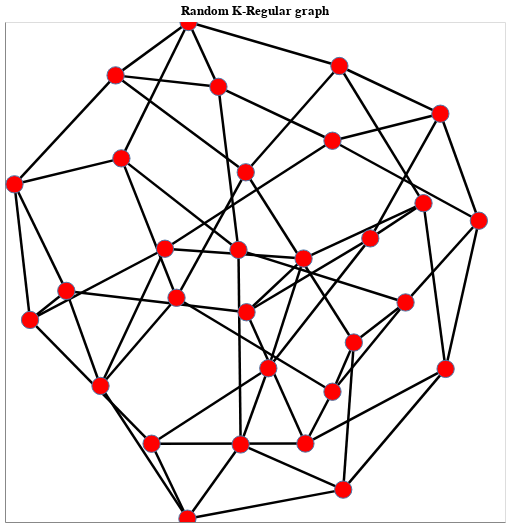

Notebook code for this chart:
### Code cell
chart2 = VisualizeGraph(base_k_regular, "Random K-Regular graph")
chart2

### Figure 1 — Vega-Lite specification as saved in the notebook (floating-point values rounded to 4 significant figures)
{"config": {"view": {"continuousWidth": 400, "continuousHeight": 300}}, "layer": [{"data": {"name": "data-d743150990f098298192257ae70136c0"}, "mark": {"type": "line", "color": "black", "opacity": 1}, "encoding": {"detail": {"type": "quantitative", "field": "edge"}, "size": {"type": "nominal", "field": "weight", "legend": null}, "x": {"type": "quantitative", "axis": {"grid": false, "labels": false, "ticks": false, "title": ""}, "field": "x"}, "y": {"type": "quantitative", "axis": {"grid": false, "labels": false, "ticks": false, "title": ""}, "field": "y"}}, "selection": {"selector002": {"type": "interval", "bind": "scales", "encodings": ["x", "y"]}}}, {"data": {"name": "data-ba2be5fb2c3af1e5e1ce3de8d9910637"}, "mark": {"type": "point", "fill": "red", "opacity": 1, "size": 300, "strokeWidth": 1.0}, "encoding": {"x": {"type": "quantitative", "axis": {"grid": false, "labels": false, "ticks": false}, "field": "x"}, "y": {"type": "quantitative", "axis": {"grid": false, "labels": false, "ticks": false}, "field": "y"}}}], "height": 500, "title": "Random K-Regular graph", "width": 500, "$schema": "https://vega.github.io/schema/vega-lite/v4.8.1.json", "datasets": {"data-d743150990f098298192257ae70136c0": [{"edge": 0, "x": -0.7547, "y": -0.07563, "pair": [9, 26], "source": 9, "target": 26}, {"edge": 0, "x": -0.8998, "y": -0.1918, "pair": [9, 26], "source": 9, "target": 26}, {"edge": 1, "x": -0.7547, "y": -0.07563, "pair": [9, 4], "source": 9, "target": 4}, {"edge": 1, "x": -0.03391, "y": -0.161, "pair": [9, 4], "source": 9, "target": 4}, {"edge": 2, "x": -0.7547, "y": -0.07563, "pair": [9, 24], "source": 9, "target": 24}, {"edge": 2, "x": -0.618, "y": -0.4558, "pair": [9, 24], "source": 9, "target": 24}, {"edge": 3, "x": -0.7547, "y": -0.07563, "pair": [9, 7], "source": 9, "target": 7}, {"edge": 3, "x": -0.9622, "y": 0.3507, "pair": [9, 7], "source": 9, "target": 7}, {"edge": 4, "x": -0.8998, "y": -0.1918, "pair": [26, 14], "source": 26, "target": 14}, {"edge": 4, "x": -0.4136, "y": -0.687, "pair": [26, 14], "source": 26, "target": 14}, {"edge": 5, "x": -0.8998, "y": -0.1918, "pair": [26, 6], "source": 26, "target": 6}, {"edge": 5, "x": -0.3602, "y": 0.09305, "pair": [26, 6], "source": 26, "target": 6}, {"edge": 6, "x": -0.8998, "y": -0.1918, "pair": [26, 7], "source": 26, "target": 7}, {"edge": 6, "x": -0.9622, "y": 0.3507, "pair": [26, 7], "source": 26, "target": 7}, {"edge": 7, "x": -0.05744, "y": -0.6899, "pair": [12, 27], "source": 12, "target": 27}, {"edge": 7, "x": -0.2703, "y": -0.9867, "pair": [12, 27], "source": 12, "target": 27}, {"edge": 8, "x": -0.05744, "y": -0.6899, "pair": [12, 11], "source": 12, "target": 11}, {"edge": 8, "x": -0.06612, "y": 0.08833, "pair": [12, 11], "source": 12, "target": 11}, {"edge": 9, "x": -0.05744, "y": -0.6899, "pair": [12, 15], "source": 12, "target": 15}, {"edge": 9, "x": 0.05324, "y": -0.385, "pair": [12, 15], "source": 12, "target": 15}, {"edge": 10, "x": -0.05744, "y": -0.6899, "pair": [12, 3], "source": 12, "target": 3}, {"edge": 10, "x": 0.3528, "y": -0.8705, "pair": [12, 3], "source": 12, "target": 3}, {"edge": 11, "x": -0.2703, "y": -0.9867, "pair": [27, 24], "source": 27, "target": 24}, {"edge": 11, "x": -0.618, "y": -0.4558, "pair": [27, 24], "source": 27, "target": 24}, {"edge": 12, "x": -0.2703, "y": -0.9867, "pair": [27, 14], "source": 27, "target": 14}, {"edge": 12, "x": -0.4136, "y": -0.687, "pair": [27, 14], "source": 27, "target": 14}, {"edge": 13, "x": -0.2703, "y": -0.9867, "pair": [27, 3], "source": 27, "target": 3}, {"edge": 13, "x": 0.3528, "y": -0.8705, "pair": [27, 3], "source": 27, "target": 3}, {"edge": 14, "x": -0.5345, "y": 0.4545, "pair": [8, 23], "source": 8, "target": 23}, {"edge": 14, "x": -0.2657, "y": 1.0, "pair": [8, 23], "source": 8, "target": 23}, {"edge": 15, "x": -0.5345, "y": 0.4545, "pair": [8, 2], "source": 8, "target": 2}, {"edge": 15, "x": -0.3139, "y": -0.1031, "pair": [8, 2], "source": 8, "target": 2}, {"edge": 16, "x": -0.5345, "y": 0.4545, "pair": [8, 11], "source": 8, "target": 11}, {"edge": 16, "x": -0.06612, "y": 0.08833, "pair": [8, 11], "source": 8, "target": 11}, {"edge": 17, "x": -0.5345, "y": 0.4545, "pair": [8, 7], "source": 8, "target": 7}, {"edge": 17, "x": -0.9622, "y": 0.3507, "pair": [8, 7], "source": 8, "target": 7}, {"edge": 18, "x": -0.2657, "y": 1.0, "pair": [23, 5], "source": 23, "target": 5}, {"edge": 18, "x": -0.1463, "y": 0.7405, "pair": [23, 5], "source": 23, "target": 5}, {"edge": 19, "x": -0.2657, "y": 1.0, "pair": [23, 17], "source": 23, "target": 17}, {"edge": 19, "x": -0.5576, "y": 0.7865, "pair": [23, 17], "source": 23, "target": 17}, {"edge": 20, "x": -0.2657, "y": 1.0, "pair": [23, 10], "source": 23, "target": 10}, {"edge": 20, "x": 0.3376, "y": 0.824, "pair": [23, 10], "source": 23, "target": 10}, {"edge": 21, "x": 0.05324, "y": -0.385, "pair": [15, 20], "source": 15, "target": 20}, {"edge": 21, "x": 0.1942, "y": 0.05371, "pair": [15, 20], "source": 15, "target": 20}, {"edge": 22, "x": 0.05324, "y": -0.385, "pair": [15, 19], "source": 15, "target": 19}, {"edge": 22, "x": 0.4611, "y": 0.1345, "pair": [15, 19], "source": 15, "target": 19}, {"edge": 23, "x": 0.05324, "y": -0.385, "pair": [15, 14], "source": 15, "target": 14}, {"edge": 23, "x": -0.4136, "y": -0.687, "pair": [15, 14], "source": 15, "target": 14}, {"edge": 24, "x": 0.1942, "y": 0.05371, "pair": [20, 29], "source": 20, "target": 29}, {"edge": 24, "x": 0.674, "y": 0.2752, "pair": [20, 29], "source": 20, "target": 29}, {"edge": 25, "x": 0.1942, "y": 0.05371, "pair": [20, 4], "source": 20, "target": 4}, {"edge": 25, "x": -0.03391, "y": -0.161, "pair": [20, 4], "source": 20, "target": 4}, {"edge": 26, "x": 0.1942, "y": 0.05371, "pair": [20, 6], "source": 20, "target": 6}, {"edge": 26, "x": -0.3602, "y": 0.09305, "pair": [20, 6], "source": 20, "target": 6}, {"edge": 27, "x": -0.3139, "y": -0.1031, "pair": [2, 18], "source": 2, "target": 18}, {"edge": 27, "x": -0.03698, "y": 0.3988, "pair": [2, 18], "source": 2, "target": 18}, {"edge": 28, "x": -0.3139, "y": -0.1031, "pair": [2, 13], "source": 2, "target": 13}, {"edge": 28, "x": 0.3099, "y": -0.4789, "pair": [2, 13], "source": 2, "target": 13}, {"edge": 29, "x": -0.3139, "y": -0.1031, "pair": [2, 24], "source": 2, "target": 24}, {"edge": 29, "x": -0.618, "y": -0.4558, "pair": [2, 24], "source": 2, "target": 24}, {"edge": 30, "x": -0.3602, "y": 0.09305, "pair": [6, 28], "source": 6, "target": 28}, {"edge": 30, "x": 0.3099, "y": 0.525, "pair": [6, 28], "source": 6, "target": 28}, {"edge": 31, "x": -0.3602, "y": 0.09305, "pair": [6, 24], "source": 6, "target": 24}, {"edge": 31, "x": -0.618, "y": -0.4558, "pair": [6, 24], "source": 6, "target": 24}, {"edge": 32, "x": 0.3099, "y": 0.525, "pair": [28, 1], "source": 28, "target": 1}, {"edge": 32, "x": 0.7414, "y": 0.6331, "pair": [28, 1], "source": 28, "target": 1}, {"edge": 33, "x": 0.3099, "y": 0.525, "pair": [28, 22], "source": 28, "target": 22}, {"edge": 33, "x": 0.8955, "y": 0.2051, "pair": [28, 22], "source": 28, "target": 22}, {"edge": 34, "x": 0.3099, "y": 0.525, "pair": [28, 5], "source": 28, "target": 5}, {"edge": 34, "x": -0.1463, "y": 0.7405, "pair": [28, 5], "source": 28, "target": 5}, {"edge": 35, "x": -0.03698, "y": 0.3988, "pair": [18, 10], "source": 18, "target": 10}, {"edge": 35, "x": 0.3376, "y": 0.824, "pair": [18, 10], "source": 18, "target": 10}, {"edge": 36, "x": -0.03698, "y": 0.3988, "pair": [18, 16], "source": 18, "target": 16}, {"edge": 36, "x": 0.3954, "y": -0.2821, "pair": [18, 16], "source": 18, "target": 16}, {"edge": 37, "x": -0.03698, "y": 0.3988, "pair": [18, 17], "source": 18, "target": 17}, {"edge": 37, "x": -0.5576, "y": 0.7865, "pair": [18, 17], "source": 18, "target": 17}, {"edge": 38, "x": 0.3528, "y": -0.8705, "pair": [3, 21], "source": 3, "target": 21}, {"edge": 38, "x": 0.7624, "y": -0.3877, "pair": [3, 21], "source": 3, "target": 21}, {"edge": 39, "x": 0.3528, "y": -0.8705, "pair": [3, 16], "source": 3, "target": 16}, {"edge": 39, "x": 0.3954, "y": -0.2821, "pair": [3, 16], "source": 3, "target": 16}, {"edge": 40, "x": 0.7624, "y": -0.3877, "pair": [21, 25], "source": 21, "target": 25}, {"edge": 40, "x": 0.2017, "y": -0.6861, "pair": [21, 25], "source": 21, "target": 25}, {"edge": 41, "x": 0.7624, "y": -0.3877, "pair": [21, 22], "source": 21, "target": 22}, {"edge": 41, "x": 0.8955, "y": 0.2051, "pair": [21, 22], "source": 21, "target": 22}, {"edge": 42, "x": 0.7624, "y": -0.3877, "pair": [21, 29], "source": 21, "target": 29}, {"edge": 42, "x": 0.674, "y": 0.2752, "pair": [21, 29], "source": 21, "target": 29}, {"edge": 43, "x": 0.674, "y": 0.2752, "pair": [29, 19], "source": 29, "target": 19}, {"edge": 43, "x": 0.4611, "y": 0.1345, "pair": [29, 19], "source": 29, "target": 19}, {"edge": 44, "x": 0.674, "y": 0.2752, "pair": [29, 10], "source": 29, "target": 10}, {"edge": 44, "x": 0.3376, "y": 0.824, "pair": [29, 10], "source": 29, "target": 10}, {"edge": 45, "x": -0.4136, "y": -0.687, "pair": [14, 25], "source": 14, "target": 25}, {"edge": 45, "x": 0.2017, "y": -0.6861, "pair": [14, 25], "source": 14, "target": 25}, {"edge": 46, "x": 0.6022, "y": -0.1218, "pair": [0, 16], "source": 0, "target": 16}, {"edge": 46, "x": 0.3954, "y": -0.2821, "pair": [0, 16], "source": 0, "target": 16}, {"edge": 47, "x": 0.6022, "y": -0.1218, "pair": [0, 11], "source": 0, "target": 11}, {"edge": 47, "x": -0.06612, "y": 0.08833, "pair": [0, 11], "source": 0, "target": 11}, {"edge": 48, "x": 0.6022, "y": -0.1218, "pair": [0, 22], "source": 0, "target": 22}, {"edge": 48, "x": 0.8955, "y": 0.2051, "pair": [0, 22], "source": 0, "target": 22}, {"edge": 49, "x": 0.6022, "y": -0.1218, "pair": [0, 13], "source": 0, "target": 13}, {"edge": 49, "x": 0.3099, "y": -0.4789, "pair": [0, 13], "source": 0, "target": 13}, {"edge": 50, "x": 0.3954, "y": -0.2821, "pair": [16, 13], "source": 16, "target": 13}, {"edge": 50, "x": 0.3099, "y": -0.4789, "pair": [16, 13], "source": 16, "target": 13}, {"edge": 51, "x": 0.4611, "y": 0.1345, "pair": [19, 4], "source": 19, "target": 4}, {"edge": 51, "x": -0.03391, "y": -0.161, "pair": [19, 4], "source": 19, "target": 4}, {"edge": 52, "x": 0.4611, "y": 0.1345, "pair": [19, 1], "source": 19, "target": 1}, {"edge": 52, "x": 0.7414, "y": 0.6331, "pair": [19, 1], "source": 19, "target": 1}, {"edge": 53, "x": -0.1463, "y": 0.7405, "pair": [5, 11], "source": 5, "target": 11}, {"edge": 53, "x": -0.06612, "y": 0.08833, "pair": [5, 11], "source": 5, "target": 11}, {"edge": 54, "x": -0.1463, "y": 0.7405, "pair": [5, 17], "source": 5, "target": 17}, {"edge": 54, "x": -0.5576, "y": 0.7865, "pair": [5, 17], "source": 5, "target": 17}, {"edge": 55, "x": -0.03391, "y": -0.161, "pair": [4, 25], "source": 4, "target": 25}, {"edge": 55, "x": 0.2017, "y": -0.6861, "pair": [4, 25], "source": 4, "target": 25}, {"edge": 56, "x": 0.3099, "y": -0.4789, "pair": [13, 25], "source": 13, "target": 25}, {"edge": 56, "x": 0.2017, "y": -0.6861, "pair": [13, 25], "source": 13, "target": 25}, {"edge": 57, "x": 0.3376, "y": 0.824, "pair": [10, 1], "source": 10, "target": 1}, {"edge": 57, "x": 0.7414, "y": 0.6331, "pair": [10, 1], "source": 10, "target": 1}, {"edge": 58, "x": 0.7414, "y": 0.6331, "pair": [1, 22], "source": 1, "target": 22}, {"edge": 58, "x": 0.8955, "y": 0.2051, "pair": [1, 22], "source": 1, "target": 22}, {"edge": 59, "x": -0.5576, "y": 0.7865, "pair": [17, 7], "source": 17, "target": 7}, {"edge": 59, "x": -0.9622, "y": 0.3507, "pair": [17, 7], "source": 17, "target": 7}], "data-ba2be5fb2c3af1e5e1ce3de8d9910637": [{"y": -0.07563, "x": -0.7547}, {"y": -0.1918, "x": -0.8998}, {"y": -0.6899, "x": -0.05744}, {"y": -0.9867, "x": -0.2703}, {"y": 0.4545, "x": -0.5345}, {"y": 1.0, "x": -0.2657}, {"y": -0.385, "x": 0.05324}, {"y": 0.05371, "x": 0.1942}, {"y": -0.1031, "x": -0.3139}, {"y": 0.09305, "x": -0.3602}, {"y": 0.525, "x": 0.3099}, {"y": 0.3988, "x": -0.03698}, {"y": -0.8705, "x": 0.3528}, {"y": -0.3877, "x": 0.7624}, {"y": 0.2752, "x": 0.674}, {"y": -0.687, "x": -0.4136}, {"y": -0.1218, "x": 0.6022}, {"y": -0.2821, "x": 0.3954}, {"y": -0.4558, "x": -0.618}, {"y": 0.1345, "x": 0.4611}, {"y": 0.7405, "x": -0.1463}, {"y": -0.161, "x": -0.03391}, {"y": -0.4789, "x": 0.3099}, {"y": -0.6861, "x": 0.2017}, {"y": 0.824, "x": 0.3376}, {"y": 0.08833, "x": -0.06612}, {"y": 0.6331, "x": 0.7414}, {"y": 0.7865, "x": -0.5576}, {"y": 0.2051, "x": 0.8955}, {"y": 0.3507, "x": -0.9622}]}}
